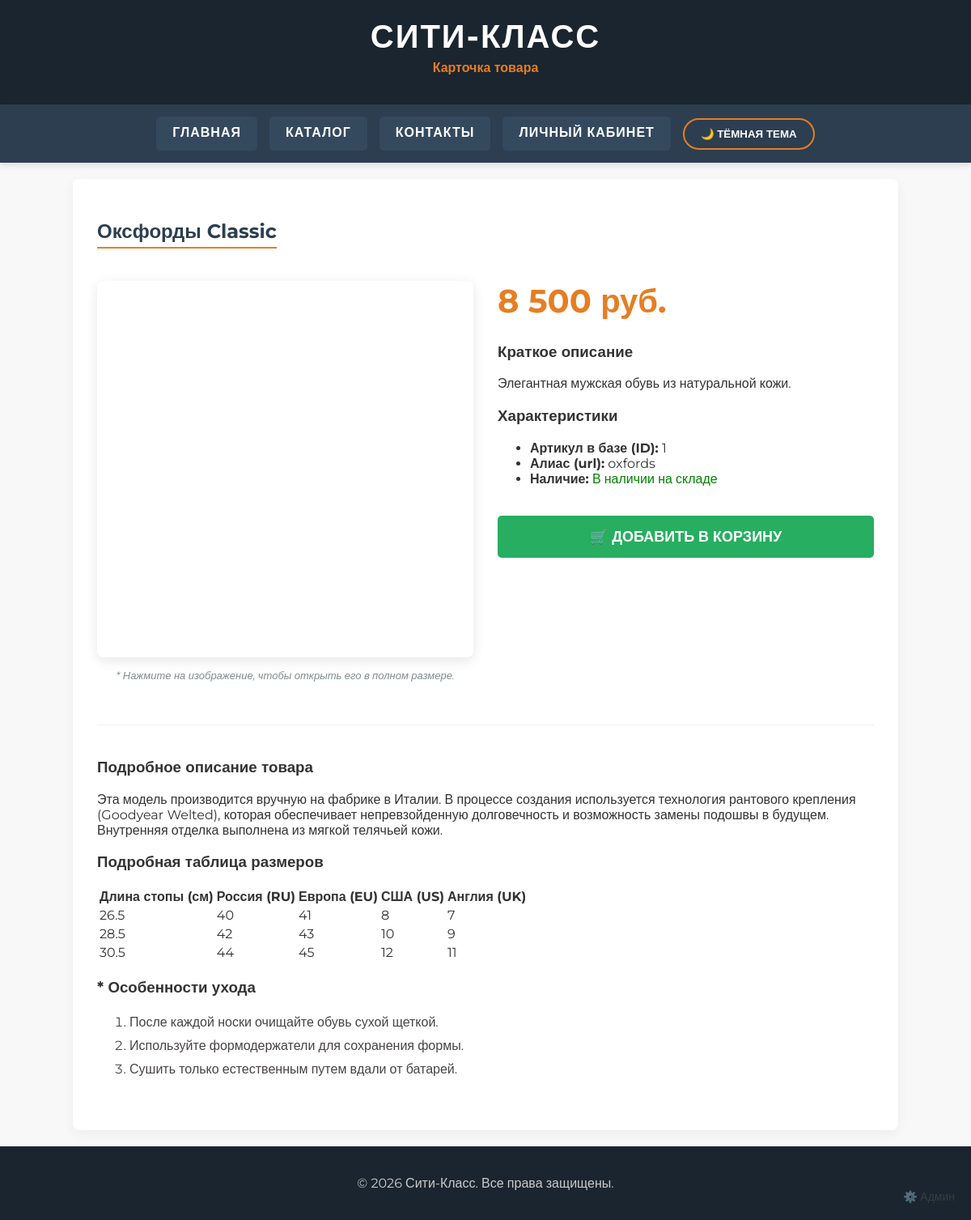
Screenshot of /product.php?id=1 with the database file from the repository.
### tables this page shows
CREATE TABLE IF NOT EXISTS `product` (
  `id` int(11) NOT NULL AUTO_INCREMENT,
  `manufacturer_id` smallint(6) NOT NULL DEFAULT 1,
  `name` varchar(255) NOT NULL,
  `alias` varchar(255) NOT NULL,
  `short_description` text NOT NULL,
  `description` text NOT NULL,
  `price` decimal(20,2) NOT NULL,
  `image` LONGTEXT NOT NULL,
  `available` smallint(1) NOT NULL DEFAULT '1',
  `meta_keywords` varchar(255) NOT NULL DEFAULT '',
  `meta_description` varchar(255) NOT NULL DEFAULT '',
  `meta_title` varchar(255) NOT NULL DEFAULT '',
  PRIMARY KEY (`id`)
);

### product.php (the view, shortened to what this page needs)
<?php
require_once 'db.php';
$id = isset($_GET['id']) ? intval($_GET['id']) : 0;
$sql = "SELECT * FROM product WHERE id = $id";
$result = mysqli_query($conn, $sql);
$product = mysqli_fetch_assoc($result);
$table_type = 'mens';
?>
<!DOCTYPE html>
<html lang="ru">
<head>
    <link rel="stylesheet" href="style.css">
</head>
<body class="product-page">
    <header>
        <h1>СИТИ-КЛАСС</h1>
        <p>Карточка товара</p>
    </header>
    <nav>
        <ul>
            <li><a href="index.php">Главная</a></li>
            <li><a href="catalog.php">Каталог</a></li>
            <li><a href="contacts.php">Контакты</a></li>
            <li><a href="login.php">Личный кабинет</a></li>
            <li><button id="theme-toggle" class="theme-btn">🌙 Тёмная тема</button></li>
        </ul>
    </nav>
    <main>
        <h2><?= htmlspecialchars($product['name']) ?></h2>
        <div style="display:flex; gap:30px; flex-wrap:wrap; margin-top:20px;">
            <div class="product-image-container" style="flex:1; min-width:300px; text-align: center;">
                <a href="<?= $product['image'] ?>" target="_blank" title="Увеличить">
                    <img src="<?= $product['image'] ?>" alt="<?= htmlspecialchars($product['name']) ?>" style="width:100%; max-width:500px; border-radius:8px; box-shadow:0 4px 15px rgba(0,0,0,0.1);">
                </a>
                <p style="font-size: 13px; color: #7f8c8d; margin-top: 10px;"><em>* Нажмите на изображение, чтобы открыть его в полном размере.</em></p>
            </div>
            <div style="flex:1; min-width:300px;">
                <h1 style="color:#e67e22; margin-top:0; font-size: 2.5em;"><?= number_format($product['price'], 0, ',', ' ') ?> руб.</h1>
                <h3>Краткое описание</h3>
                <p class="short-desc"><?= htmlspecialchars($product['short_description']) ?></p>
                <h3>Характеристики</h3>
                <ul class="char-list">
                    <li><strong>Артикул в базе (ID):</strong> <?= $product['id'] ?></li>
                    <li><strong>Алиас (url):</strong> <?= htmlspecialchars($product['alias']) ?></li>
                    <li><strong>Наличие:</strong> <?= $product['available'] ? '<span style="color:green;">В наличии на складе</span>' : '<span style="color:red;">Нет в наличии</span>' ?></li>
                </ul>
                <button style="width:100%; padding:15px; background-color:#27ae60; color:white; border:none; border-radius:5px; cursor:pointer; font-size:18px; font-weight:bold; margin-top:20px; transition: 0.3s;">
                    🛒 ДОБАВИТЬ В КОРЗИНУ
                </button>
            </div>
        </div>
        <hr style="margin: 40px 0;">
        <h3>Подробное описание товара</h3>
        <p class="detailed-desc"><?= nl2br(htmlspecialchars($product['description'])) ?></p>
        <h3>Подробная таблица размеров</h3>
        <div class="table-container">
            <table>
                <thead>
                    <tr><th>Длина стопы (см)</th><th>Россия (RU)</th><th>Европа (EU)</th><th>США (US)</th><th>Англия (UK)</th></tr>
                </thead>
                <tbody>
                    <?php if ($table_type == 'mens'): ?>
                        <tr><td>26.5</td><td>40</td><td>41</td><td>8</td><td>7</td></tr>
                        <tr><td>28.5</td><td>42</td><td>43</td><td>10</td><td>9</td></tr>
                        <tr><td>30.5</td><td>44</td><td>45</td><td>12</td><td>11</td></tr>
                    <?php elseif ($table_type == 'womens'): ?>
                        <tr><td>22.5</td><td>35</td><td>36</td><td>5</td><td>3</td></tr>
                        <tr><td>23.5</td><td>37</td><td>38</td><td>7</td><td>5</td></tr>
                        <tr><td>25.0</td><td>39</td><td>40</td><td>9</td><td>7</td></tr>
                    <?php elseif ($table_type == 'sport'): ?>
                        <tr><td>24.0</td><td>37</td><td>38</td><td>6</td><td>5.5</td></tr>
                        <tr><td>26.5</td><td>40</td><td>41</td><td>8.5</td><td>7.5</td></tr>
                        <tr><td>28.0</td><td>42</td><td>43</td><td>10</td><td>9</td></tr>
                    <?php endif; ?>
                </tbody>
            </table>
        </div>
        <h3>* Особенности ухода</h3>
        <ol style="color: #484343; line-height: 1.8; margin-bottom: 30px;">
            <li>После каждой носки очищайте обувь сухой щеткой.</li>
            <li>Используйте формодержатели для сохранения формы.</li>
            <li>Сушить только естественным путем вдали от батарей.</li>
        </ol>
    </main>
    <footer style="position: relative;">
        <p>&copy; 2026 Сити-Класс. Все права защищены.</p>
        <a href="admin.php" title="Панель администратора" style="position: absolute; right: 20px; bottom: 20px; color: #555; text-decoration: none; font-size: 14px; opacity: 0.5; transition: opacity 0.3s;">⚙️ Админ</a>
    </footer>
</body>
</html>

### style.css (style rules this page uses)
body { font-family: 'Montserrat', sans-serif; margin: 0; padding: 0; background-color: #f8f8f8; color: #333; display: flex; flex-direction: column; min-height: 100vh; transition: background-color 0.3s ease, color 0.3s ease; }
main { flex: 1; width: 80%; max-width: 1200px; margin: 20px auto; padding: 30px; background-color: #fff; box-shadow: 0 4px 15px rgba(0,0,0,0.05); border-radius: 8px; }
header { background-color: #1a252f; color: #fff; text-align: center; padding: 20px 0; }
header h1 { margin: 0; font-size: 2.5em; letter-spacing: 2px; }
header p { color: #e67e22; font-weight: 600; margin-top: 5px; }
nav { background-color: #2c3e50; box-shadow: 0 4px 6px rgba(0,0,0,0.1); }
nav ul { list-style-type: none; text-align: center; margin: 0; padding: 15px 0; display: flex; justify-content: center; align-items: center; flex-wrap: wrap; gap: 15px; }
nav ul li a { display: block; color: #ffffff; background-color: #34495e; padding: 10px 20px; border-radius: 5px; font-size: 16px; font-weight: 600; text-decoration: none; text-transform: uppercase; letter-spacing: 1px; transition: all 0.3s ease; border-bottom: 3px solid transparent; }
.theme-btn { background: transparent; border: 2px solid #e67e22; color: #fff; padding: 10px 20px; border-radius: 25px; cursor: pointer; font-weight: 600; text-transform: uppercase; transition: all 0.3s ease; }
h2 { color: #2c3e50; border-bottom: 2px solid #e67e22; padding-bottom: 5px; display: inline-block; }
hr { border: 0; height: 1px; background: #eee; margin: 20px 0; }
footer { background-color: #1a252f; color: #ccc; text-align: center; padding: 20px 0; margin-top: auto; }

### rows the page displays
product: name "Оксфорды Classic", image (picture), price "8 500", short_description "Элегантная мужская обувь из натуральной кожи.", id "1", alias "oxfords", description "Эта модель производится вручную на фабрике в Италии. В процессе создания используется технология рантового крепления (Goodyear Welted), которая обеспечивает непревзойденную долговечность и возможность замены подошвы в будущем. Внутренняя отделка выполнена из мягкой телячьей кожи."
